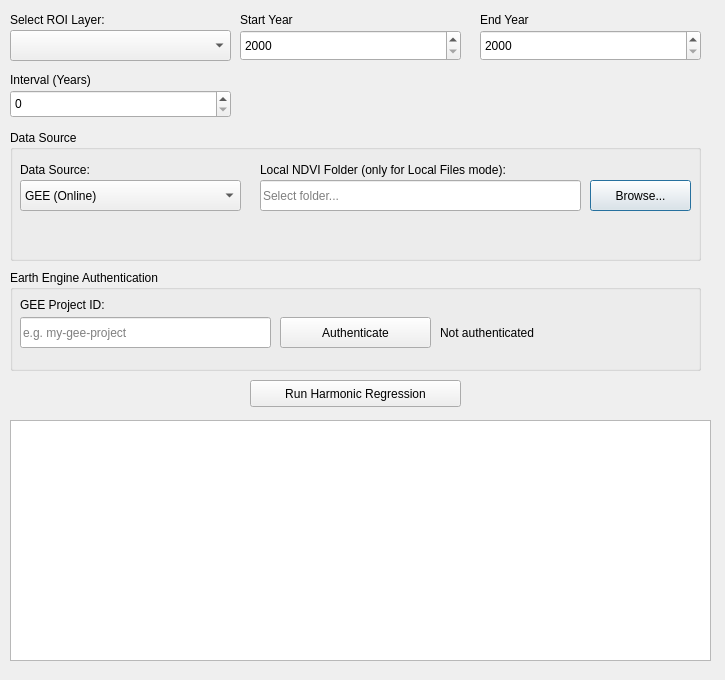
<?xml version="1.0" encoding="UTF-8"?>
<ui version="4.0">
 <class>Dialog</class>
 <widget class="QDialog" name="Dialog">
  <property name="geometry">
   <rect>
    <x>0</x>
    <y>0</y>
    <width>725</width>
    <height>680</height>
   </rect>
  </property>
  <property name="windowTitle">
   <string>Dialog</string>
  </property>
  <widget class="QLabel" name="comboRoilabel">
   <property name="geometry">
    <rect>
     <x>10</x>
     <y>10</y>
     <width>171</width>
     <height>19</height>
    </rect>
   </property>
   <property name="text">
    <string>Select ROI Layer:</string>
   </property>
  </widget>
  <widget class="QComboBox" name="comboRoi">
   <property name="geometry">
    <rect>
     <x>10</x>
     <y>30</y>
     <width>221</width>
     <height>31</height>
    </rect>
   </property>
  </widget>
  <widget class="QLabel" name="spinStartYearlabel">
   <property name="geometry">
    <rect>
     <x>240</x>
     <y>10</y>
     <width>70</width>
     <height>19</height>
    </rect>
   </property>
   <property name="text">
    <string>Start Year</string>
   </property>
  </widget>
  <widget class="QLabel" name="spinEndYearlabel">
   <property name="geometry">
    <rect>
     <x>480</x>
     <y>10</y>
     <width>70</width>
     <height>19</height>
    </rect>
   </property>
   <property name="text">
    <string>End Year</string>
   </property>
  </widget>
  <widget class="QLabel" name="spinIntervallabel">
   <property name="geometry">
    <rect>
     <x>10</x>
     <y>70</y>
     <width>161</width>
     <height>19</height>
    </rect>
   </property>
   <property name="text">
    <string>Interval (Years)</string>
   </property>
  </widget>
  <widget class="QSpinBox" name="spinStartYear">
   <property name="geometry">
    <rect>
     <x>240</x>
     <y>30</y>
     <width>221</width>
     <height>31</height>
    </rect>
   </property>
   <property name="minimum">
    <number>2000</number>
   </property>
   <property name="maximum">
    <number>2100</number>
   </property>
  </widget>
  <widget class="QSpinBox" name="spinEndYear">
   <property name="geometry">
    <rect>
     <x>480</x>
     <y>30</y>
     <width>221</width>
     <height>31</height>
    </rect>
   </property>
   <property name="minimum">
    <number>2000</number>
   </property>
   <property name="maximum">
    <number>2100</number>
   </property>
  </widget>
  <widget class="QSpinBox" name="spinInterval">
   <property name="geometry">
    <rect>
     <x>10</x>
     <y>90</y>
     <width>221</width>
     <height>28</height>
    </rect>
   </property>
  </widget>
  <widget class="QGroupBox" name="groupDataSource">
    <property name="geometry">
     <rect>
      <x>10</x>
      <y>130</y>
      <width>691</width>
      <height>131</height>
     </rect>
    </property>
    <property name="title">
     <string>Data Source</string>
    </property>
    <widget class="QLabel" name="labelDataSource">
     <property name="geometry">
      <rect>
        <x>10</x>
        <y>30</y>
        <width>121</width>
        <height>19</height>
      </rect>
     </property>
     <property name="text">
      <string>Data Source:</string>
     </property>
    </widget>
    <widget class="QComboBox" name="comboMode">
     <property name="geometry">
      <rect>
        <x>10</x>
        <y>50</y>
        <width>221</width>
        <height>31</height>
      </rect>
     </property>
     <item>
      <property name="text">
        <string>GEE (Online)</string>
      </property>
     </item>
     <item>
      <property name="text">
        <string>Local Files</string>
      </property>
     </item>
    </widget>
    <widget class="QLabel" name="labelLocalPath">
     <property name="geometry">
      <rect>
        <x>250</x>
        <y>30</y>
        <width>421</width>
        <height>19</height>
      </rect>
     </property>
     <property name="text">
      <string>Local NDVI Folder (only for Local Files mode):</string>
     </property>
    </widget>
    <widget class="QLineEdit" name="lineLocalPath">
     <property name="geometry">
      <rect>
        <x>250</x>
        <y>50</y>
        <width>321</width>
        <height>31</height>
      </rect>
     </property>
     <property name="placeholderText">
      <string>Select folder...</string>
     </property>
    </widget>
    <widget class="QPushButton" name="btnBrowse">
     <property name="geometry">
      <rect>
        <x>580</x>
        <y>50</y>
        <width>101</width>
        <height>31</height>
      </rect>
     </property>
     <property name="text">
      <string>Browse...</string>
     </property>
    </widget>
  </widget>
  <widget class="QGroupBox" name="groupEEAuth">
    <property name="geometry">
     <rect>
      <x>10</x>
      <y>270</y>
      <width>691</width>
      <height>101</height>
     </rect>
    </property>
    <property name="title">
     <string>Earth Engine Authentication</string>
    </property>
    <widget class="QLabel" name="labelProjectId">
     <property name="geometry">
      <rect>
        <x>10</x>
        <y>25</y>
        <width>121</width>
        <height>19</height>
      </rect>
     </property>
     <property name="text">
      <string>GEE Project ID:</string>
     </property>
    </widget>
    <widget class="QLineEdit" name="lineProjectId">
     <property name="geometry">
      <rect>
        <x>10</x>
        <y>47</y>
        <width>251</width>
        <height>31</height>
      </rect>
     </property>
     <property name="placeholderText">
      <string>e.g. my-gee-project</string>
     </property>
    </widget>
    <widget class="QPushButton" name="btnAuthenticate">
     <property name="geometry">
      <rect>
        <x>270</x>
        <y>47</y>
        <width>151</width>
        <height>31</height>
      </rect>
     </property>
     <property name="text">
      <string>Authenticate</string>
     </property>
    </widget>
    <widget class="QLabel" name="labelAuthStatus">
     <property name="geometry">
      <rect>
        <x>430</x>
        <y>47</y>
        <width>251</width>
        <height>31</height>
      </rect>
     </property>
     <property name="text">
      <string>Not authenticated</string>
     </property>
    </widget>
  </widget>
  <widget class="QPushButton" name="btnRun">
   <property name="geometry">
    <rect>
     <x>250</x>
      <y>380</y>
     <width>211</width>
     <height>27</height>
    </rect>
   </property>
   <property name="text">
    <string>Run Harmonic Regression</string>
   </property>
  </widget>
  <widget class="QTableWidget" name="tableResults">
   <property name="geometry">
    <rect>
     <x>10</x>
      <y>420</y>
     <width>701</width>
      <height>241</height>
    </rect>
   </property>
  </widget>
 </widget>
 <resources/>
 <connections/>
</ui>
